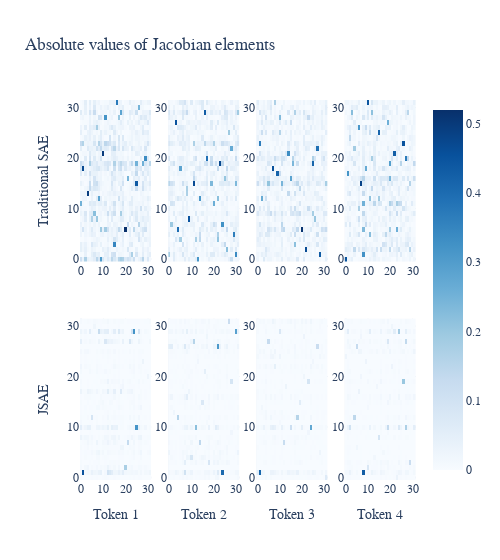
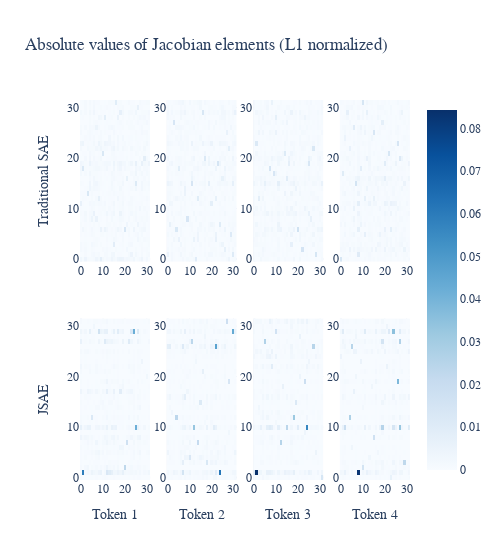
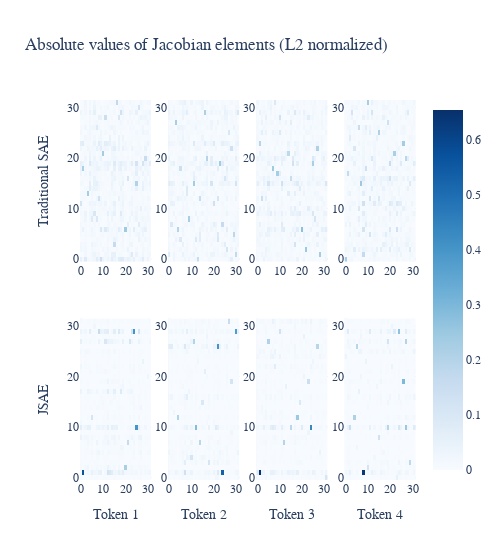

Notebook cell for these charts, in order:
### Code cell
def plot_jacobian_examples(normalization: Literal[None, "L1", "L2"] = None):
    fig = make_subplots(rows=2, cols=4)

    for seq_pos in range(1, 5):
        jac = jacobian[0, seq_pos].detach().cpu().abs().numpy()
        jac_no_optim = jacobian_no_optim[0, seq_pos].detach().cpu().abs().numpy()

        if normalization == "L1":
            jac /= np.abs(jac).sum()
            jac_no_optim /= np.abs(jac_no_optim).sum()
        elif normalization == "L2":
            jac /= np.sqrt(np.sum(jac**2))
            jac_no_optim /= np.sqrt(np.sum(jac_no_optim**2))

        fig.add_trace(go.Heatmap(
            z=jac_no_optim,
            coloraxis="coloraxis",
            text=jac_no_optim.round(4),
            hoverinfo='text',
        ), row=1, col=seq_pos)

        fig.add_trace(go.Heatmap(
            z=jac,
            coloraxis="coloraxis",
            text=jac.round(4),
            hoverinfo='text',
        ), row=2, col=seq_pos)

    title = "Absolute values of Jacobian elements"
    if normalization:
        title += f" ({normalization} normalized)"
    

    fig.update_layout(
        coloraxis=dict(colorscale='Blues'),
        title=title,
        template='plotly_white',
        font_family="Verdana, Avenir Next",
        width=500,
    )

    fig.update_yaxes(title_text="Traditional SAE", row=1, col=1)
    fig.update_yaxes(title_text="JSAE", row=2, col=1)
    for i in range(1, 5):
        fig.update_xaxes(title_text=f"Token {i}", row=2, col=i)

    fig.show()

plot_jacobian_examples(), plot_jacobian_examples(normalization="L1"), plot_jacobian_examples(normalization="L2");

### Figure 1 — Plotly figure (JSON) as saved in the notebook; plotly's stock layout.template omitted (floating-point values rounded to 4 significant figures; data arrays with more than 128 entries replaced by an {"elided": "..."} marker saying what was removed)
{"data": [{"coloraxis": "coloraxis", "hoverinfo": "text", "text": {"elided": "32x32 float values"}, "type": "heatmap", "xaxis": "x", "yaxis": "y", "z": {"elided": "32x32 float values"}}, {"coloraxis": "coloraxis", "hoverinfo": "text", "text": {"elided": "32x32 float values"}, "type": "heatmap", "xaxis": "x5", "yaxis": "y5", "z": {"elided": "32x32 float values"}}, {"coloraxis": "coloraxis", "hoverinfo": "text", "text": {"elided": "32x32 float values"}, "type": "heatmap", "xaxis": "x2", "yaxis": "y2", "z": {"elided": "32x32 float values"}}, {"coloraxis": "coloraxis", "hoverinfo": "text", "text": {"elided": "32x32 float values"}, "type": "heatmap", "xaxis": "x6", "yaxis": "y6", "z": {"elided": "32x32 float values"}}, {"coloraxis": "coloraxis", "hoverinfo": "text", "text": {"elided": "32x32 float values"}, "type": "heatmap", "xaxis": "x3", "yaxis": "y3", "z": {"elided": "32x32 float values"}}, {"coloraxis": "coloraxis", "hoverinfo": "text", "text": {"elided": "32x32 float values"}, "type": "heatmap", "xaxis": "x7", "yaxis": "y7", "z": {"elided": "32x32 float values"}}, {"coloraxis": "coloraxis", "hoverinfo": "text", "text": {"elided": "32x32 float values"}, "type": "heatmap", "xaxis": "x4", "yaxis": "y4", "z": {"elided": "32x32 float values"}}, {"coloraxis": "coloraxis", "hoverinfo": "text", "text": {"elided": "32x32 float values"}, "type": "heatmap", "xaxis": "x8", "yaxis": "y8", "z": {"elided": "32x32 float values"}}], "layout": {"coloraxis": {"colorscale": [[0, "rgb(247,251,255)"], [0.125, "rgb(222,235,247)"], [0.25, "rgb(198,219,239)"], [0.375, "rgb(158,202,225)"], [0.5, "rgb(107,174,214)"], [0.625, "rgb(66,146,198)"], [0.75, "rgb(33,113,181)"], [0.875, "rgb(8,81,156)"], [1, "rgb(8,48,107)"]]}, "font": {"family": "Verdana, Avenir Next"}, "title": {"text": "Absolute values of Jacobian elements"}, "width": 500, "xaxis": {"anchor": "y", "domain": [0, 0.2125]}, "xaxis2": {"anchor": "y2", "domain": [0.2625, 0.475]}, "xaxis3": {"anchor": "y3", "domain": [0.525, 0.7375]}, "xaxis4": {"anchor": "y4", "domain": [0.7875, 1]}, "xaxis5": {"anchor": "y5", "domain": [0, 0.2125], "title": {"text": "Token 1"}}, "xaxis6": {"anchor": "y6", "domain": [0.2625, 0.475], "title": {"text": "Token 2"}}, "xaxis7": {"anchor": "y7", "domain": [0.525, 0.7375], "title": {"text": "Token 3"}}, "xaxis8": {"anchor": "y8", "domain": [0.7875, 1], "title": {"text": "Token 4"}}, "yaxis": {"anchor": "x", "domain": [0.575, 1], "title": {"text": "Traditional SAE"}}, "yaxis2": {"anchor": "x2", "domain": [0.575, 1]}, "yaxis3": {"anchor": "x3", "domain": [0.575, 1]}, "yaxis4": {"anchor": "x4", "domain": [0.575, 1]}, "yaxis5": {"anchor": "x5", "domain": [0, 0.425], "title": {"text": "JSAE"}}, "yaxis6": {"anchor": "x6", "domain": [0, 0.425]}, "yaxis7": {"anchor": "x7", "domain": [0, 0.425]}, "yaxis8": {"anchor": "x8", "domain": [0, 0.425]}}}

### Figure 2 — Plotly figure (JSON) as saved in the notebook; plotly's stock layout.template omitted (floating-point values rounded to 4 significant figures; data arrays with more than 128 entries replaced by an {"elided": "..."} marker saying what was removed)
{"data": [{"coloraxis": "coloraxis", "hoverinfo": "text", "text": {"elided": "32x32 float values"}, "type": "heatmap", "xaxis": "x", "yaxis": "y", "z": {"elided": "32x32 float values"}}, {"coloraxis": "coloraxis", "hoverinfo": "text", "text": {"elided": "32x32 float values"}, "type": "heatmap", "xaxis": "x5", "yaxis": "y5", "z": {"elided": "32x32 float values"}}, {"coloraxis": "coloraxis", "hoverinfo": "text", "text": {"elided": "32x32 float values"}, "type": "heatmap", "xaxis": "x2", "yaxis": "y2", "z": {"elided": "32x32 float values"}}, {"coloraxis": "coloraxis", "hoverinfo": "text", "text": {"elided": "32x32 float values"}, "type": "heatmap", "xaxis": "x6", "yaxis": "y6", "z": {"elided": "32x32 float values"}}, {"coloraxis": "coloraxis", "hoverinfo": "text", "text": {"elided": "32x32 float values"}, "type": "heatmap", "xaxis": "x3", "yaxis": "y3", "z": {"elided": "32x32 float values"}}, {"coloraxis": "coloraxis", "hoverinfo": "text", "text": {"elided": "32x32 float values"}, "type": "heatmap", "xaxis": "x7", "yaxis": "y7", "z": {"elided": "32x32 float values"}}, {"coloraxis": "coloraxis", "hoverinfo": "text", "text": {"elided": "32x32 float values"}, "type": "heatmap", "xaxis": "x4", "yaxis": "y4", "z": {"elided": "32x32 float values"}}, {"coloraxis": "coloraxis", "hoverinfo": "text", "text": {"elided": "32x32 float values"}, "type": "heatmap", "xaxis": "x8", "yaxis": "y8", "z": {"elided": "32x32 float values"}}], "layout": {"coloraxis": {"colorscale": [[0, "rgb(247,251,255)"], [0.125, "rgb(222,235,247)"], [0.25, "rgb(198,219,239)"], [0.375, "rgb(158,202,225)"], [0.5, "rgb(107,174,214)"], [0.625, "rgb(66,146,198)"], [0.75, "rgb(33,113,181)"], [0.875, "rgb(8,81,156)"], [1, "rgb(8,48,107)"]]}, "font": {"family": "Verdana, Avenir Next"}, "title": {"text": "Absolute values of Jacobian elements (L1 normalized)"}, "width": 500, "xaxis": {"anchor": "y", "domain": [0, 0.2125]}, "xaxis2": {"anchor": "y2", "domain": [0.2625, 0.475]}, "xaxis3": {"anchor": "y3", "domain": [0.525, 0.7375]}, "xaxis4": {"anchor": "y4", "domain": [0.7875, 1]}, "xaxis5": {"anchor": "y5", "domain": [0, 0.2125], "title": {"text": "Token 1"}}, "xaxis6": {"anchor": "y6", "domain": [0.2625, 0.475], "title": {"text": "Token 2"}}, "xaxis7": {"anchor": "y7", "domain": [0.525, 0.7375], "title": {"text": "Token 3"}}, "xaxis8": {"anchor": "y8", "domain": [0.7875, 1], "title": {"text": "Token 4"}}, "yaxis": {"anchor": "x", "domain": [0.575, 1], "title": {"text": "Traditional SAE"}}, "yaxis2": {"anchor": "x2", "domain": [0.575, 1]}, "yaxis3": {"anchor": "x3", "domain": [0.575, 1]}, "yaxis4": {"anchor": "x4", "domain": [0.575, 1]}, "yaxis5": {"anchor": "x5", "domain": [0, 0.425], "title": {"text": "JSAE"}}, "yaxis6": {"anchor": "x6", "domain": [0, 0.425]}, "yaxis7": {"anchor": "x7", "domain": [0, 0.425]}, "yaxis8": {"anchor": "x8", "domain": [0, 0.425]}}}

### Figure 3 — Plotly figure (JSON) as saved in the notebook; plotly's stock layout.template omitted (floating-point values rounded to 4 significant figures; data arrays with more than 128 entries replaced by an {"elided": "..."} marker saying what was removed)
{"data": [{"coloraxis": "coloraxis", "hoverinfo": "text", "text": {"elided": "32x32 float values"}, "type": "heatmap", "xaxis": "x", "yaxis": "y", "z": {"elided": "32x32 float values"}}, {"coloraxis": "coloraxis", "hoverinfo": "text", "text": {"elided": "32x32 float values"}, "type": "heatmap", "xaxis": "x5", "yaxis": "y5", "z": {"elided": "32x32 float values"}}, {"coloraxis": "coloraxis", "hoverinfo": "text", "text": {"elided": "32x32 float values"}, "type": "heatmap", "xaxis": "x2", "yaxis": "y2", "z": {"elided": "32x32 float values"}}, {"coloraxis": "coloraxis", "hoverinfo": "text", "text": {"elided": "32x32 float values"}, "type": "heatmap", "xaxis": "x6", "yaxis": "y6", "z": {"elided": "32x32 float values"}}, {"coloraxis": "coloraxis", "hoverinfo": "text", "text": {"elided": "32x32 float values"}, "type": "heatmap", "xaxis": "x3", "yaxis": "y3", "z": {"elided": "32x32 float values"}}, {"coloraxis": "coloraxis", "hoverinfo": "text", "text": {"elided": "32x32 float values"}, "type": "heatmap", "xaxis": "x7", "yaxis": "y7", "z": {"elided": "32x32 float values"}}, {"coloraxis": "coloraxis", "hoverinfo": "text", "text": {"elided": "32x32 float values"}, "type": "heatmap", "xaxis": "x4", "yaxis": "y4", "z": {"elided": "32x32 float values"}}, {"coloraxis": "coloraxis", "hoverinfo": "text", "text": {"elided": "32x32 float values"}, "type": "heatmap", "xaxis": "x8", "yaxis": "y8", "z": {"elided": "32x32 float values"}}], "layout": {"coloraxis": {"colorscale": [[0, "rgb(247,251,255)"], [0.125, "rgb(222,235,247)"], [0.25, "rgb(198,219,239)"], [0.375, "rgb(158,202,225)"], [0.5, "rgb(107,174,214)"], [0.625, "rgb(66,146,198)"], [0.75, "rgb(33,113,181)"], [0.875, "rgb(8,81,156)"], [1, "rgb(8,48,107)"]]}, "font": {"family": "Verdana, Avenir Next"}, "title": {"text": "Absolute values of Jacobian elements (L2 normalized)"}, "width": 500, "xaxis": {"anchor": "y", "domain": [0, 0.2125]}, "xaxis2": {"anchor": "y2", "domain": [0.2625, 0.475]}, "xaxis3": {"anchor": "y3", "domain": [0.525, 0.7375]}, "xaxis4": {"anchor": "y4", "domain": [0.7875, 1]}, "xaxis5": {"anchor": "y5", "domain": [0, 0.2125], "title": {"text": "Token 1"}}, "xaxis6": {"anchor": "y6", "domain": [0.2625, 0.475], "title": {"text": "Token 2"}}, "xaxis7": {"anchor": "y7", "domain": [0.525, 0.7375], "title": {"text": "Token 3"}}, "xaxis8": {"anchor": "y8", "domain": [0.7875, 1], "title": {"text": "Token 4"}}, "yaxis": {"anchor": "x", "domain": [0.575, 1], "title": {"text": "Traditional SAE"}}, "yaxis2": {"anchor": "x2", "domain": [0.575, 1]}, "yaxis3": {"anchor": "x3", "domain": [0.575, 1]}, "yaxis4": {"anchor": "x4", "domain": [0.575, 1]}, "yaxis5": {"anchor": "x5", "domain": [0, 0.425], "title": {"text": "JSAE"}}, "yaxis6": {"anchor": "x6", "domain": [0, 0.425]}, "yaxis7": {"anchor": "x7", "domain": [0, 0.425]}, "yaxis8": {"anchor": "x8", "domain": [0, 0.425]}}}
